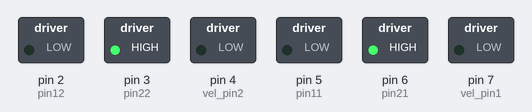
Simulated run of this sketch. Board: Arduino Uno, built with avr-gcc and run on an emulated ATmega328P. On the bench: switched loads named in the sketch (green lamp = pin HIGH). What the sketch prints to the serial monitor is not drawn.

Above: at 0.1 s.
Timing chart, 0 to 1.6 s (numbered marks = the images above):
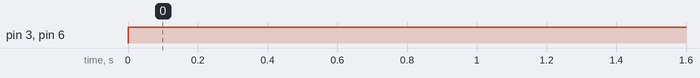

Measured:
- by itself, pin 3 (pin22), pin 6 (pin21): LOW → HIGH at 0.00 s

The sketch:

proba_gir_grass.ino
```cpp
//motor 1
const int pin11 =5; //control motor1
const int pin21 = 6; //control direccio contraria
//moto2
const int pin12 = 2;//control motor2
const int pin22 = 3;//control direccio contraria

const int vel_pin1 = 7; // pin de la velocitat
const int vel_pin2 = 4; // pin de la velocitat

/****Geometria****/
const float distancia_rodes = 0.39;
const float radi_rodes = 0.85;


float velocitat_lineal = 0; //insertar valor
float velocitat_angular = 0; //insertar valor

float w1, w2; //velocitat angular de les rodes

void setup() {
  Serial.begin(9600);

  pinMode(pin11,OUTPUT);
  pinMode(pin21,OUTPUT);

  pinMode(pin12,OUTPUT);
  pinMode(pin22,OUTPUT);

  pinMode(vel_pin1,OUTPUT);
  pinMode(vel_pin2,OUTPUT);

}

void loop() {
  // put your main code here, to run repeatedly:
  calcular_velocitats();
  accionar_motor(pin11, pin21, vel_pin1, w1);
  accionar_motor(pin12, pin22, vel_pin2, w2);

  delay(50);

}

void calcular_velocitats(){
  w1 = (velocitat_lineal/radi_rodes) + (distancia_rodes*velocitat_angular / (2*radi_rodes));
  w2 = (velocitat_lineal/radi_rodes) - (distancia_rodes*velocitat_angular / (2*radi_rodes));

  Serial.print(w1);
  Serial.println(w2);
}

void accionar_motor(int pin1, int pin2, int vel, float velocitat){
  if(velocitat > 0){
    digitalWrite(pin1, HIGH);
    digitalWrite(pin2, LOW);
  }
  else{
    digitalWrite(pin1, LOW);
    digitalWrite(pin2, HIGH);
  }

  Serial.println(velocitat);
   analogWrite(vel,abs(velocitat*100));

}
```
